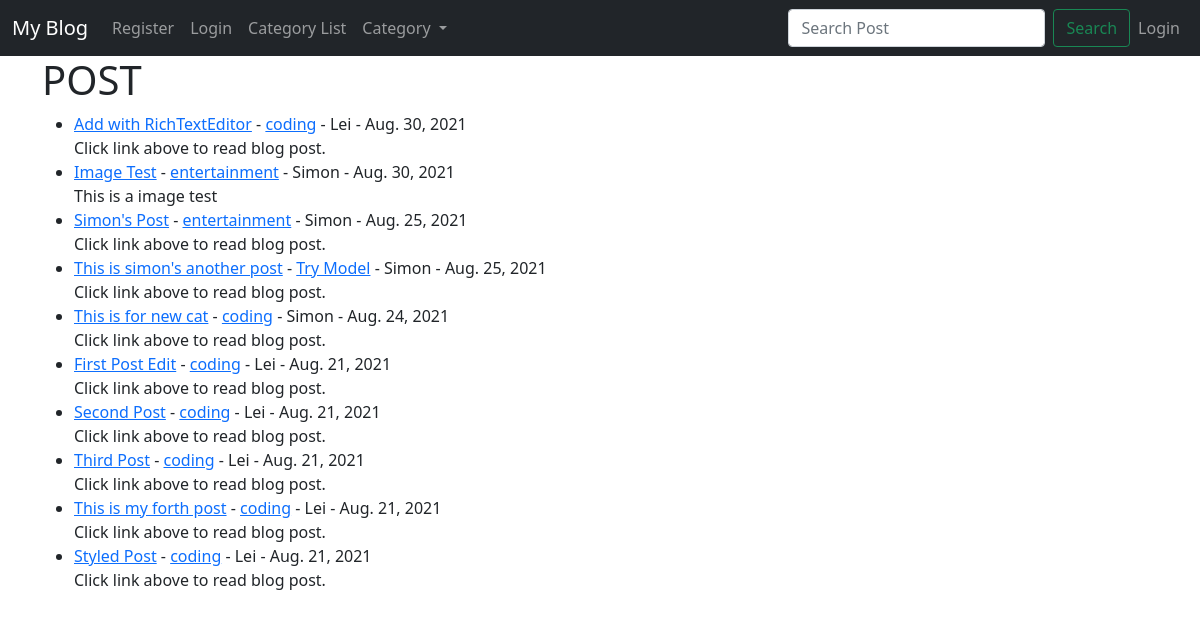
The page / on the database its author committed.
### blog/models.py (models this page shows, shortened)
class Post(models.Model):
    title = models.CharField(max_length=255)
    header_image = models.ImageField(null=True, blank=True, upload_to='images/')
    title_tag = models.CharField(max_length=255)
    auther = models.ForeignKey(User, on_delete=models.CASCADE)
    body = RichTextField(blank=True, null=True)
    post_date = models.DateField(auto_now_add=True)
    snippet = models.CharField(max_length=255)
    category = models.ForeignKey(Category, on_delete=models.CASCADE)
    likes = models.ManyToManyField(User, related_name='blog_posts')

class Category(models.Model):
    name = models.CharField(max_length=255)

### blog/views.py (the view)
# urls.py: path('', HomeView.as_view(), name="home"),
class HomeView(ListView):
    model = Post
    template_name = 'home.html'
    ordering = ['-post_date']

### blog/context_processors.py (called while the page is built)
def getCategories(request):
    return {"categories":Category.objects.all()}

### blog/templates/home.html (shortened to what this page needs)
{% extends 'base.html' %}
{% block content %}
    <h1>POST</h1>
    <ul>
        {% for post in object_list %}
            <li><a href="{% url 'article-detail' post.pk %}">{{ post.title }}</a>
                - <a href="{% url 'category-detail' post.category.id %}">{{ post.category.name }}</a>
                - {{ post.auther.first_name }}
                - {{ post.post_date }}
                <br/>
            {{ post.snippet }}
            </li>
        {% endfor %}
    </ul>
{% endblock %}

### rows shown on the page
Post: title "Add with RichTextEditor", category.name "coding", auther.first_name "Lei", post_date "Aug. 30, 2021", snippet "Click link above to read blog post."
Post: title "Image Test", category.name "entertainment", auther.first_name "Simon", post_date "Aug. 30, 2021", snippet "This is a image test"
Post: title "Simon's Post", category.name "entertainment", auther.first_name "Simon", post_date "Aug. 25, 2021", snippet "Click link above to read blog post."
Post: title "This is simon's another post", category.name "Try Model", auther.first_name "Simon", post_date "Aug. 25, 2021", snippet "Click link above to read blog post."
Post: title "This is for new cat", category.name "coding", auther.first_name "Simon", post_date "Aug. 24, 2021", snippet "Click link above to read blog post."
Post: title "First Post Edit", category.name "coding", auther.first_name "Lei", post_date "Aug. 21, 2021", snippet "Click link above to read blog post."
Post: title "Second Post", category.name "coding", auther.first_name "Lei", post_date "Aug. 21, 2021", snippet "Click link above to read blog post."
Post: title "Third Post", category.name "coding", auther.first_name "Lei", post_date "Aug. 21, 2021", snippet "Click link above to read blog post."
Post: title "This is my forth post", category.name "coding", auther.first_name "Lei", post_date "Aug. 21, 2021", snippet "Click link above to read blog post."
Post: title "Styled Post", category.name "coding", auther.first_name "Lei", post_date "Aug. 21, 2021", snippet "Click link above to read blog post."
